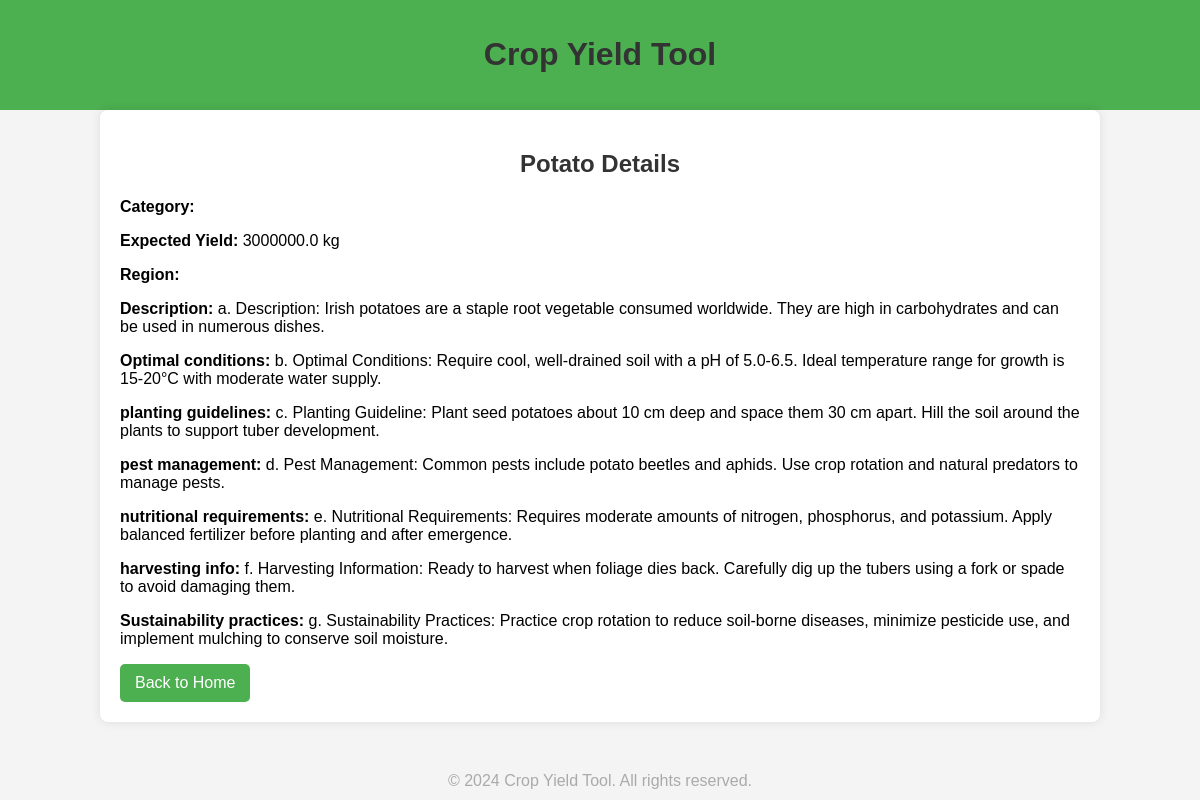
Page /crop/3/ on the committed database.
### yield_manager/models.py (models this page shows, shortened)
class Crop(models.Model):
    name = models.CharField(max_length=100)
    Region = models.TextField(default="No description")
    categories = models.TextField(default="No description")
    planting_date = models.DateField(default="No description")
    expected_yield = models.FloatField(default="No description")
    description = models.TextField(default="No description")
    optimal_conditions = models.TextField(default="no value")
    planting_guidelines = models.TextField(default="no value")
    pest_management = models.TextField(default="no value")
    nutritional_requirements = models.TextField(default="no value")
    harvesting_info = models.TextField(default="no value")
    sustainability_practices = models.TextField(default="no value")

### yield_manager/views.py (the view)
# urls.py: path('crop/<int:crop_id>/', views.crop_detail, name='crop_detail'),
def crop_detail(request, crop_id):
    crop = Crop.objects.get(id=crop_id)
    return render(request, 'yield_manager/crop_detail.html', {'crop': crop})

### yield_manager/templates/yield_manager/crop_detail.html (shortened to what this page needs)
{% load static %}
<!DOCTYPE html>
<html lang="en">
<head>
    <link rel="stylesheet" href="{% static 'yield_manager/css/styles.css' %}">
</head>
<body>
    <header>
        <h1>Crop Yield Tool</h1>
    </header>
    <div class="container">
        <h2>{{ crop.name }} Details</h2>
        <p><strong>Category:</strong> {{ crop.category }}</p>
        <p><strong>Expected Yield:</strong> {{ crop.expected_yield }} kg</p>
        <p><strong>Region:</strong> {{ crop.region }}</p>
        <p><strong>Description:</strong> {{ crop.description }}</p>
        <p><strong>Optimal conditions:</strong> {{ crop.optimal_conditions }}</p>
        <p><strong>planting guidelines:</strong> {{ crop.planting_guidelines }}</p>
        <p><strong>pest management:</strong> {{ crop.pest_management }}</p>
        <p><strong>nutritional requirements:</strong> {{ crop.nutritional_requirements }}</p>
        <p><strong>harvesting info:</strong> {{ crop.harvesting_info }}</p>
        <p><strong>Sustainability practices:</strong> {{ crop.sustainability_practices }}</p>
        <a href="{% url 'home' %}" class="btn">Back to Home</a>
    </div>
    <footer>
        &copy; 2024 Crop Yield Tool. All rights reserved.
    </footer>
</body>
</html>

### yield_manager/static/yield_manager/css/styles.css (style rules this page uses)
body { font-family: Arial, sans-serif; background-color: #f4f4f4; margin: 0; padding: 0; }
header { background-color: #4CAF50; color: white; padding: 15px; text-align: center; }
h1, h2 { color: #333; text-align: center; }
.container { width: 80%; margin: 0 auto; padding: 20px; background-color: white; box-shadow: 0 0 10px rgba(0, 0, 0, 0.1); border-radius: 8px; }
.btn { display: inline-block; padding: 10px 15px; background-color: #4CAF50; color: white; text-decoration: none; border-radius: 5px; }
footer { margin-top: 50px; text-align: center; color: #aaa; }

### rows in the picture
Crop: name "Potato", expected_yield "3000000.0", description "a. Description: Irish potatoes are a staple root vegetable consumed worldwide. They are high in carbohydrates and can be used in numerous dishes.", optimal_conditions "b. Optimal Conditions: Require cool, well-drained soil with a pH of 5.0-6.5. Ideal temperature range for growth is 15-20°C with moderate water supply.", planting_guidelines "c. Planting Guideline: Plant seed potatoes about 10 cm deep and space them 30 cm apart. Hill the soil around the plants to support tuber development.", pest_management "d. Pest Management: Common pests include potato beetles and aphids. Use crop rotation and natural predators to manage pests.", nutritional_requirements "e. Nutritional Requirements: Requires moderate amounts of nitrogen, phosphorus, and potassium. Apply balanced fertilizer before planting and after emergence.", harvesting_info "f. Harvesting Information: Ready to harvest when foliage dies back. Carefully dig up the tubers using a fork or spade to avoid damaging them.", sustainability_practices "g. Sustainability Practices: Practice crop rotation to reduce soil-borne diseases, minimize pesticide use, and implement mulching to conserve soil moisture."
